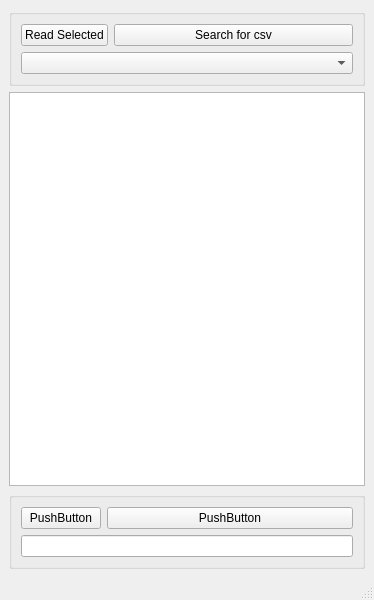
<?xml version="1.0" encoding="UTF-8"?>
<ui version="4.0">
 <class>MainWindow</class>
 <widget class="QMainWindow" name="MainWindow">
  <property name="geometry">
   <rect>
    <x>0</x>
    <y>0</y>
    <width>374</width>
    <height>600</height>
   </rect>
  </property>
  <property name="windowTitle">
   <string>MainWindow</string>
  </property>
  <widget class="QWidget" name="centralwidget">
   <layout class="QVBoxLayout" name="verticalLayout">
    <item>
     <widget class="QGroupBox" name="groupBox">
      <property name="title">
       <string/>
      </property>
      <layout class="QFormLayout" name="formLayout">
       <item row="0" column="0">
        <widget class="QPushButton" name="pushButtonReadSelectedCSV">
         <property name="text">
          <string>Read Selected</string>
         </property>
        </widget>
       </item>
       <item row="0" column="1">
        <widget class="QPushButton" name="pushButtonSearchForCSV">
         <property name="text">
          <string>Search for csv</string>
         </property>
        </widget>
       </item>
       <item row="1" column="0" colspan="2">
        <widget class="QComboBox" name="comboBox"/>
       </item>
      </layout>
     </widget>
    </item>
    <item>
     <widget class="QTableView" name="tableView"/>
    </item>
    <item>
     <widget class="QGroupBox" name="groupBox_2">
      <property name="title">
       <string/>
      </property>
      <layout class="QFormLayout" name="formLayout_2">
       <item row="0" column="0">
        <widget class="QPushButton" name="pushButton">
         <property name="text">
          <string>PushButton</string>
         </property>
        </widget>
       </item>
       <item row="1" column="0" colspan="2">
        <widget class="QLineEdit" name="lineEdit"/>
       </item>
       <item row="0" column="1">
        <widget class="QPushButton" name="pushButton_2">
         <property name="text">
          <string>PushButton</string>
         </property>
        </widget>
       </item>
      </layout>
     </widget>
    </item>
   </layout>
  </widget>
  <widget class="QMenuBar" name="menubar">
   <property name="geometry">
    <rect>
     <x>0</x>
     <y>0</y>
     <width>374</width>
     <height>20</height>
    </rect>
   </property>
  </widget>
  <widget class="QStatusBar" name="statusbar"/>
 </widget>
 <resources/>
 <connections/>
</ui>
